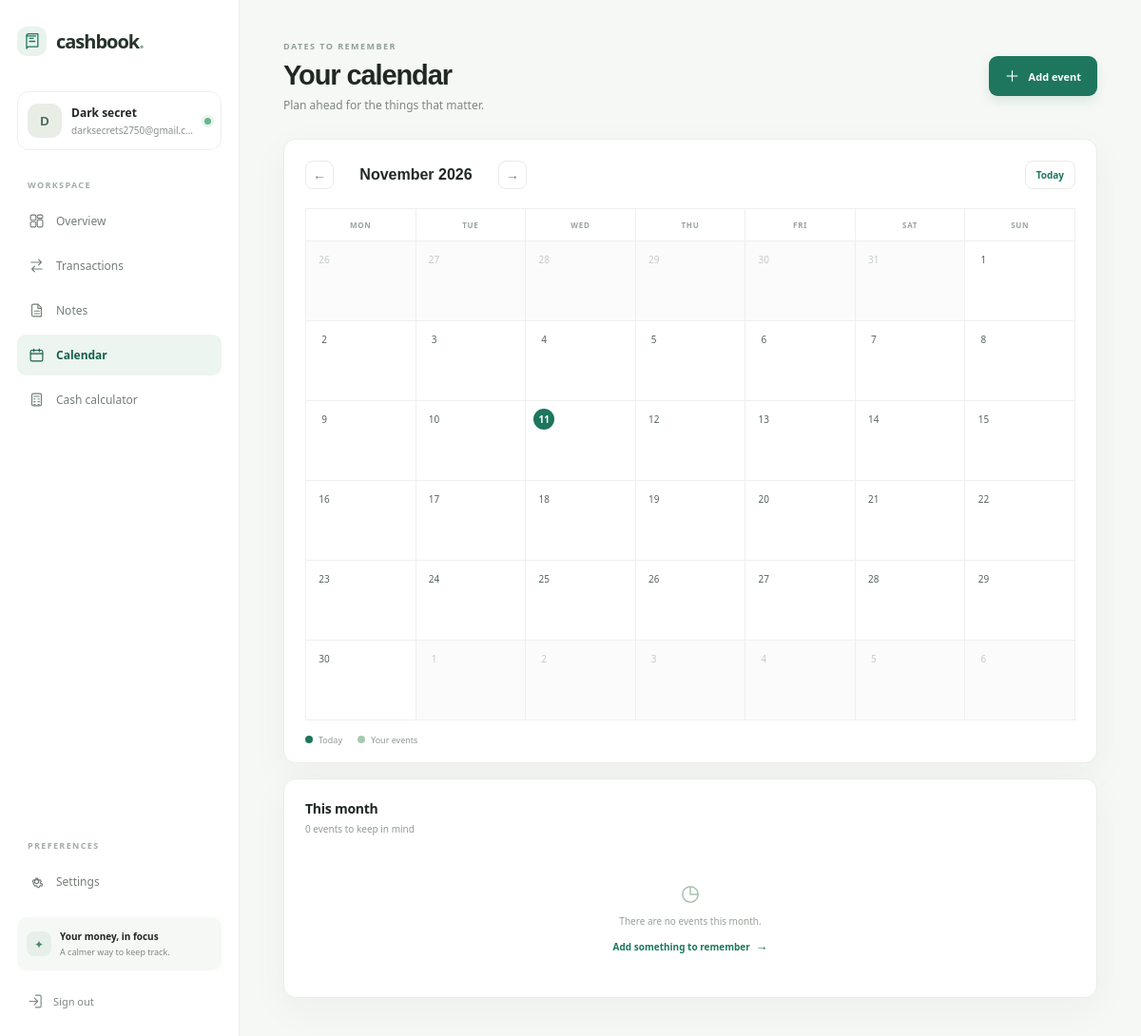
Page /calendar/ (signed in) on the committed database.
### Cashbook/cashbook/models.py (models this page shows, shortened)
class User(AbstractUser):
    username = None
    email = models.EmailField("email address", unique=True)
    LANGUAGE_CHOICES = [
        ("en", "English"),
        ("hi", "हिन्दी"),
        ("as", "অসমীয়া"),
        ("bn", "বাংলা"),
        ("gu", "ગુજરાતી"),
        ("kn", "ಕನ್ನಡ"),
        ("ks", "کٲشُر"),
        ("ml", "മലയാളം"),
        ("mr", "मराठी"),
        ("ne", "नेपाली"),
        ("or", "ଓଡ଼ିଆ"),
        ("pa", "ਪੰਜਾਬੀ"),
        ("sa", "संस्कृतम्"),
        ("ta", "தமிழ்"),
        ("te", "తెలుగు"),
        ("ur", "اردو"),
    ]
    CURRENCY_CHOICES = [
        ("INR", _("Indian Rupee (₹)")), ("USD", _("US Dollar ($)")), ("EUR", _("Euro (€)")),
        ("GBP", _("British Pound (£)")), ("CAD", _("Canadian Dollar (C$)")), ("AUD", _("Australian Dollar (A$)")),
    ]
    currency = models.CharField(max_length=3, choices=CURRENCY_CHOICES, default="INR")
    language = models.CharField(max_length=5, choices=LANGUAGE_CHOICES, default="en")
    dark_mode = models.BooleanField(default=False)
    DATE_FORMAT_CHOICES = [
        ("dmy", _("DD/MM/YYYY (day/month/year)")),
        ("mdy", _("MM/DD/YYYY (month/day/year)")),
        ("ymd", _("YYYY-MM-DD (year-month-day)")),
    ]
    date_format = models.CharField(max_length=3, choices=DATE_FORMAT_CHOICES, default="dmy")
    TIME_FORMAT_CHOICES = [("12h", _("12-hour")), ("24h", _("24-hour"))]
    CURRENCY_FORMAT_CHOICES = [("symbol", _("Currency symbol")), ("code", _("Currency code"))]
    time_format = models.CharField(max_length=3, choices=TIME_FORMAT_CHOICES, default="12h")
    currency_format = models.CharField(max_length=6, choices=CURRENCY_FORMAT_CHOICES, default="symbol")
    USERNAME_FIELD = "email"
    REQUIRED_FIELDS = []
    objects = UserManager()
    @property
    def display_name(self):
        return self.get_full_name().strip() or self.email.split("@")[0]

### Cashbook/cashbook/views.py (the view)
# urls.py: path("calendar/", views.calendar, name="calendar"),
@login_required
def calendar(request):
    today = timezone.localdate()
    try:
        year, month = int(request.GET.get("year", today.year)), int(request.GET.get("month", today.month))
        if month < 1 or month > 12 or year < 1900 or year > 9998:
            raise ValueError
    except (TypeError, ValueError):
        year, month = today.year, today.month
    current = date(year, month, 1)
    previous = (current - timedelta(days=1)).replace(day=1)
    following = (current.replace(day=28) + timedelta(days=4)).replace(day=1)
    return render(request, "cashbook/calendar.html", page_context(request,
        month_name=date_format(current, "F Y"), weeks=calendar_grid(request.user, year, month),
        events=CalendarEvent.objects.filter(user=request.user, date__year=year, date__month=month),
        previous_month=previous, next_month=following, today=today,
    ))

### Cashbook/cashbook/views.py (called while the page is built)
def currency_prefix(user, account=None):
    currency = account.currency if account else user.currency
    if user.currency_format == "code":
        return f"{currency} "
    return CURRENCY_SYMBOLS.get(currency, currency + " ")

def page_context(request, **context):
    active_account = context.get("active_account") or get_active_account(request)
    accounts = context.get("accounts")
    if accounts is None:
        accounts = list(TransactionAccount.objects.filter(user=request.user))
    context["active_account"] = active_account
    context["accounts"] = accounts
    context["currency_prefix"] = currency_prefix(request.user, account=active_account)
    context["transaction_currency"] = active_account.currency
    context["date_display_format"] = DATE_DISPLAY_FORMATS.get(request.user.date_format, "d/m/Y")
    context["time_display_format"] = "H:i" if request.user.time_format == "24h" else "g:i A"
    return context

def calendar_grid(user, year, month):
    today = timezone.localdate()
    event_map = {}
    for event in CalendarEvent.objects.filter(user=user, date__year=year, date__month=month):
        event_map.setdefault(event.date, []).append(event)
    return [[{"date": day, "in_month": day.month == month, "is_today": day == today, "events": event_map.get(day, [])}
             for day in week] for week in month_calendar.Calendar(firstweekday=0).monthdatescalendar(year, month)]

### Cashbook/templates/cashbook/calendar.html (shortened to what this page needs)
{% extends "cashbook/base.html" %}
{% load i18n %}
{% block content %}
  <div class="page-heading"><div><span class="eyebrow">{% trans "DATES TO REMEMBER" %}</span><h1>{% trans "Your calendar" %}</h1><p>{% trans "Plan ahead for the things that matter." %}</p></div><a class="button button-primary" href="{% url 'event_create' %}"><span class="plus">＋</span> {% trans "Add event" %}</a></div>
  <section class="panel calendar-panel">
    <div class="calendar-heading"><div class="month-navigation"><a href="{% url 'calendar' %}?year={{ previous_month.year }}&month={{ previous_month.month }}" class="month-arrow" aria-label="{% trans 'Previous month' %}">←</a><h2>{{ month_name }}</h2><a href="{% url 'calendar' %}?year={{ next_month.year }}&month={{ next_month.month }}" class="month-arrow" aria-label="{% trans 'Next month' %}">→</a></div><a class="today-link" href="{% url 'calendar' %}">{% trans "Today" %}</a></div>
    <div class="calendar-grid">
      <div class="weekday">{% trans "MON" %}</div><div class="weekday">{% trans "TUE" %}</div><div class="weekday">{% trans "WED" %}</div><div class="weekday">{% trans "THU" %}</div><div class="weekday">{% trans "FRI" %}</div><div class="weekday">{% trans "SAT" %}</div><div class="weekday">{% trans "SUN" %}</div>
      {% for week in weeks %}{% for day in week %}<div class="calendar-day {% if not day.in_month %}outside-month{% endif %} {% if day.is_today %}today-cell{% endif %}"><span class="day-number">{% if day.is_today %}<b>{{ day.date|date:"j" }}</b>{% else %}{{ day.date|date:"j" }}{% endif %}</span></div>{% endfor %}{% endfor %}
    </div>
    <div class="calendar-legend"><span><i class="today-key"></i> {% trans "Today" %}</span><span><i class="event-key"></i> {% trans "Your events" %}</span></div>
  </section>
  <section class="panel month-events"><div class="panel-heading"><div><h2>{% trans "This month" %}</h2><p></p></div></div>
    {% if events %}<div class="event-list">{% for event in events %}<div class="event-row"><span class="event-date"><strong>{{ event.date|date:"d" }}</strong><small>{{ event.date|date:"M" }}</small></span><div class="event-row-copy"><strong>{{ event.title }}</strong><span>{{ event.date|date:"l, F j" }}{% if event.time %} · {{ event.time|time:time_display_format }}{% endif %}</span>{% if event.details %}<small>{{ event.details }}</small>{% endif %}</div><div class="row-actions"><a href="{% url 'event_edit' event.pk %}">{% trans "Edit" %}</a><a href="{% url 'event_delete' event.pk %}" class="delete-link">{% trans "Delete" %}</a></div></div>{% endfor %}</div>{% else %}<div class="small-empty"><span class="empty-symbol">◷</span><p>{% trans "There are no events this month." %}</p><a class="text-link" href="{% url 'event_create' %}">{% trans "Add something to remember" %} <span>→</span></a></div>{% endif %}
  </section>
{% endblock %}

### Cashbook/templates/cashbook/base.html (shortened to what this page needs)
{% load static i18n %}
<!doctype html>
<html lang="{{ request.LANGUAGE_CODE|default:'en' }}" data-theme="{% if user.is_authenticated and user.dark_mode %}dark{% else %}light{% endif %}">
<head>
  <link rel="stylesheet" href="{% static 'cashbook/app.css' %}">
</head>
<body class="app-body">
  <div class="app-shell">
    <aside class="sidebar" id="sidebar">
      <a class="brand" href="{% url 'dashboard' %}">
        <span class="brand-mark"><svg viewBox="0 0 24 24" aria-hidden="true"><path d="M5 4.75A2.75 2.75 0 0 1 7.75 2H20v17H7.75A2.75 2.75 0 0 0 5 21.75v-17Z"/><path d="M5 5h12M9 8h5M9 12h7"/></svg></span>
        <span>cashbook<span class="brand-period">.</span></span>
      </a>
      <div class="profile-chip">
        <span class="avatar">{{ user.first_name|first|upper|default:user.email|first|upper }}</span>
        <span class="profile-copy"><strong>{{ user.display_name }}</strong><small>{{ user.email }}</small></span>
        <span class="online-dot" title="{% trans 'Signed in' %}"></span>
      </div>
      <p class="nav-label">{% trans "WORKSPACE" %}</p>
      <nav class="primary-nav" aria-label="{% trans 'Main navigation' %}">
        <a class="nav-link {% if request.resolver_match.url_name == 'dashboard' %}active{% endif %}" href="{% url 'dashboard' %}">
          <svg viewBox="0 0 24 24" aria-hidden="true"><rect x="3" y="3" width="8" height="8" rx="2"/><rect x="13" y="3" width="8" height="5" rx="2"/><rect x="13" y="10" width="8" height="11" rx="2"/><rect x="3" y="13" width="8" height="8" rx="2"/></svg><span>{% trans "Overview" %}</span>
        </a>
        <a class="nav-link {% if request.resolver_match.url_name == 'transactions' or 'transaction' in request.resolver_match.url_name %}active{% endif %}" href="{% url 'transactions' %}">
          <svg viewBox="0 0 24 24" aria-hidden="true"><path d="M4 7h15m0 0-4-4m4 4-4 4M20 17H5m0 0 4-4m-4 4 4 4"/></svg><span>{% trans "Transactions" %}</span>
        </a>
        <a class="nav-link {% if 'note' in request.resolver_match.url_name %}active{% endif %}" href="{% url 'notes' %}">
          <svg viewBox="0 0 24 24" aria-hidden="true"><path d="M7 3h7l5 5v13H7a2 2 0 0 1-2-2V5a2 2 0 0 1 2-2Z"/><path d="M14 3v6h5M9 13h7m-7 4h7"/></svg><span>{% trans "Notes" %}</span>
        </a>
        <a class="nav-link {% if 'calendar' in request.resolver_match.url_name or 'event' in request.resolver_match.url_name %}active{% endif %}" href="{% url 'calendar' %}">
          <svg viewBox="0 0 24 24" aria-hidden="true"><rect x="3" y="5" width="18" height="16" rx="2"/><path d="M16 3v4M8 3v4M3 10h18"/></svg><span>{% trans "Calendar" %}</span>
        </a>
        <a class="nav-link {% if request.resolver_match.url_name == 'calculator' %}active{% endif %}" href="{% url 'calculator' %}">
          <svg viewBox="0 0 24 24" aria-hidden="true"><rect x="5" y="3" width="14" height="18" rx="2"/><path d="M8 7h8M8 11h2m4 0h2m-8 4h2m4 0h2m-8 4h2m4 0h2"/></svg><span>{% trans "Cash calculator" %}</span>
        </a>
      </nav>
      <div class="sidebar-spacer"></div>
      <p class="nav-label">{% trans "PREFERENCES" %}</p>
      <nav aria-label="{% trans 'Preferences' %}">
        <a class="nav-link {% if 'settings' in request.resolver_match.url_name or 'password' in request.resolver_match.url_name %}active{% endif %}" href="{% url 'settings' %}">
          <span>{% trans "Settings" %}</span>
        </a>
      </nav>
      <div class="sidebar-footer">
        <div class="privacy-note"><span class="privacy-icon">✦</span><div><strong>{% trans "Your money, in focus" %}</strong><small>{% trans "A calmer way to keep track." %}</small></div></div>
        <form method="post" action="{% url 'logout' %}">{% csrf_token %}<button class="logout-link" type="submit"><svg viewBox="0 0 24 24" aria-hidden="true"><path d="M10 17l5-5-5-5m5 5H3m9-9h6a2 2 0 0 1 2 2v14a2 2 0 0 1-2 2h-6"/></svg>{% trans "Sign out" %}</button></form>
      </div>
    </aside>
    <main class="main-area">
      <div class="page-content">{% block content %}{% endblock %}</div>
    </main>
  </div>
</body>
</html>

### rows in the picture
User: first_name|first "D", display_name "Dark secret", email "darksecrets2750@gmail.c…"

### other values in the picture
{{ month_name }} "November 2026"
{{ day.date|date:"j" }} "26" "27" "28" "29" "30" "31" "1" "2" "3" "4" "5" "6" "7" "8" "9" "10" "12" "13" "14" "15" "16" "17" "18" "19" "20" "21" "22" "23" "24" "25" "26" "27" "28" "29" "30" "1" "2" "3" "4" "5" "6"
{{ day.date|date:"j" }} "11"
